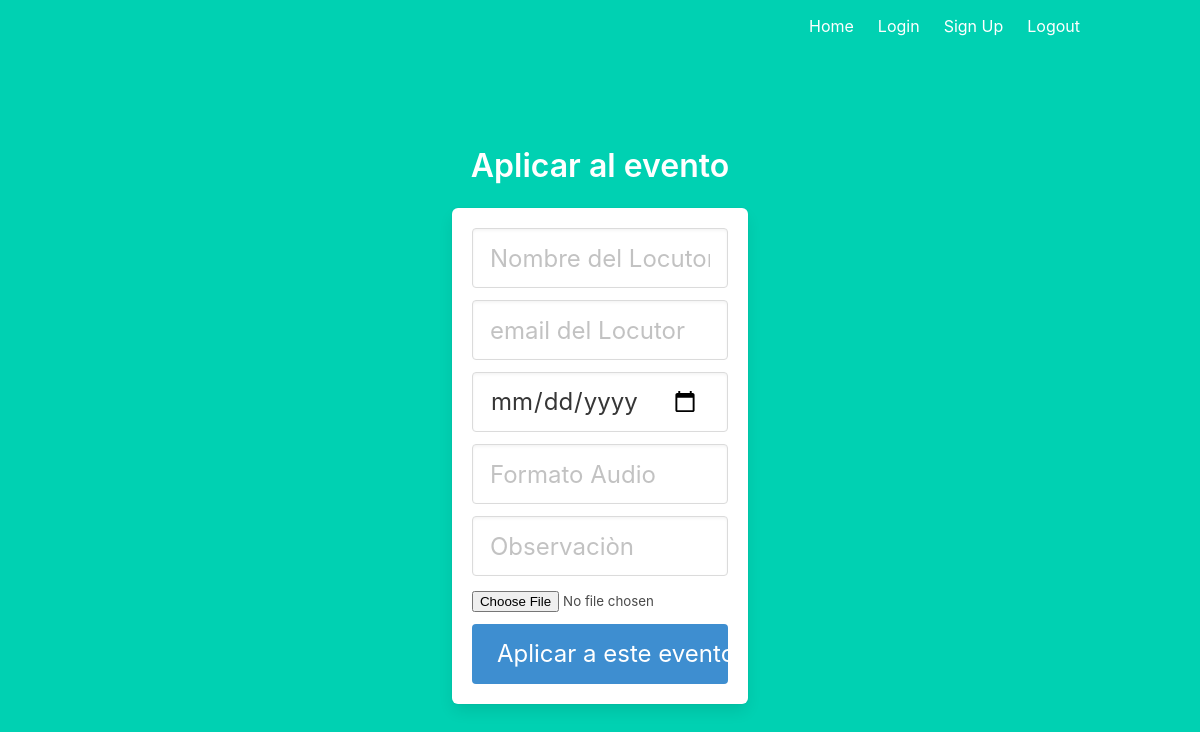
Before: /apply/3 with the older database file.
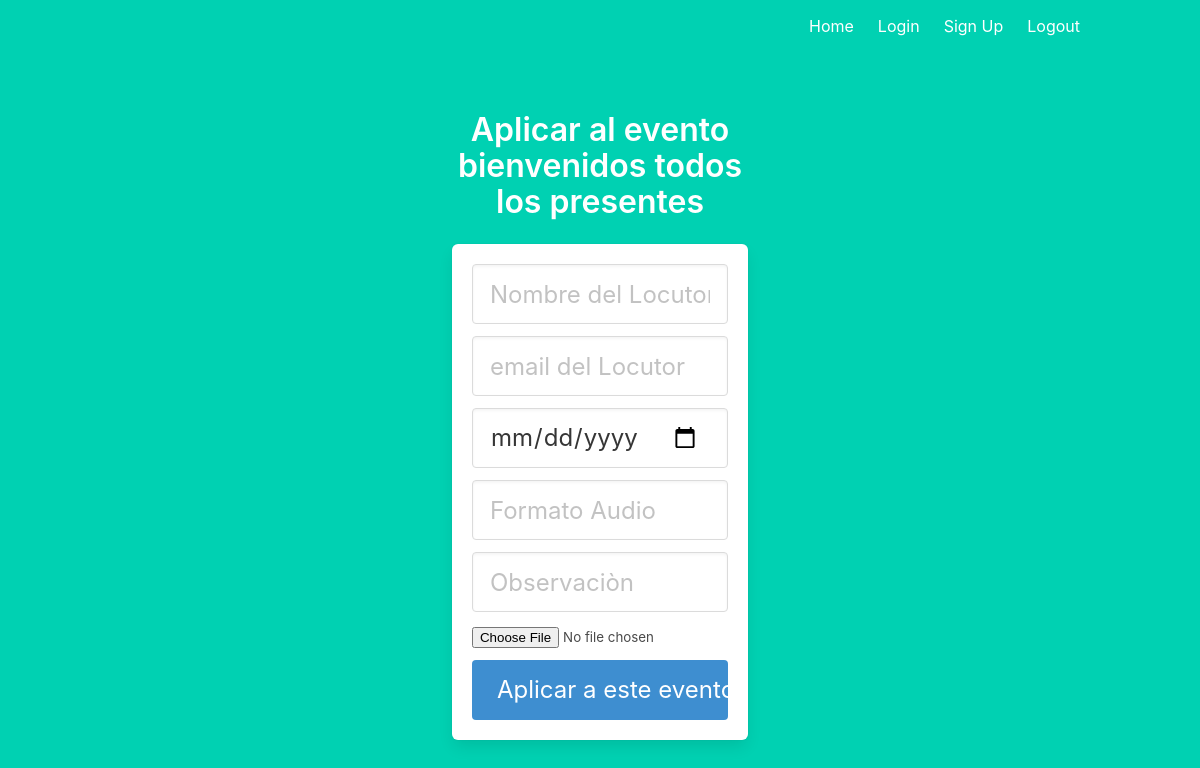
After: the same page with the newer database file.
### models.py (models this page shows)
class Contest(db.Model):
    id_contest = db.Column(db.Integer, primary_key=True)
    id_user = db.Column(db.Integer)
    contest_name = db.Column(db.String(100))
    banner_name = db.Column(db.String(100))
    url_contest = db.Column(db.String(100))
    start_date = db.Column(db.DateTime)
    end_date = db.Column(db.DateTime)
    award = db.Numeric(10,2)
    dialog = db.Column(db.String(100))
    desciption = db.Column(db.String(100))

### main.py (the view)
@main.route('/apply/')
@main.route('/apply/<id>')
def apply(id):
    print(id)
    query = Contest.query.filter_by(id_contest=id).first()
    return render_template('apply.html',items=query)

### templates/apply.html
{% extends "base.html" %}
{% block content %}
<div class="column is-4 is-offset-4">
    <h3 class="title">Aplicar al evento {{items.dialog}}</h3>
    <div class="box">
        <form method="POST" action="/apply_post/{{items.id_contest}}" enctype="multipart/form-data">
            <div class="field">
                <div class="control">
                    <input class="input is-large" type="text" name="nameproposal" placeholder="Nombre del Locutor" autofocus="">
                </div>
            </div>
            <div class="field">
                <div class="control">
                    <input class="input is-large" type="text" name="email" placeholder="email del Locutor" autofocus="">
                </div>
            </div>
            <div class="field">
                <div class="control">
                    <input class="input is-large" type="date" name="datestart" placeholder="Fecha" autofocus="">
                </div>
            </div>
            <div class="field">
                <div class="control">
                    <input class="input is-large" type="text" name="formato" placeholder="Formato Audio">
                </div>
            </div>
            <div class="field">
                <div class="control">
                    <input class="input is-large" type="text" name="observacion" placeholder="Observaciòn">
                </div>
            </div>
            <div class="field">
                <input type="file" name="file" >
            </div>
            <button class="button is-block is-info is-large is-fullwidth">Aplicar a este evento</button>
        </form>
    </div>
</div>
{% endblock %}

Changed rows visible on the page:
added Contest: dialog "bienvenidos todos los presentes"
